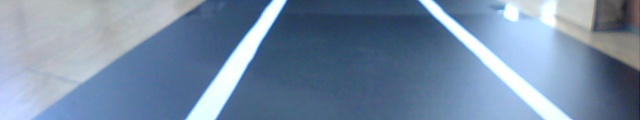
#> input picture Auto_Car_project/left_cropped.jpg, 640 x 120 px, found by its file name
$ python test.py
#> lines starting #> are read from the running program, lines starting #| are printed output that depends on the picture; after the words box and inside, x2 and y2 are one past the last pixel; in counts of white or black regions, pixels touching at a corner belong together
### Auto_Car_project/Lane_recognition.py
import cv2
import numpy as np
import logging
import math
import datetime
import sys

show_image = False
class LaneRecognition(object):
    def __init__(self):
        self.curr_steering_angle = 90

    def get_lane(self, frame):
        show_image("orignal", frame)
        lane_lines, frame = detect_lane(frame)
        return lane_lines, frame

    def get_steering_angle(self, img_lane, lane_lines):
        if len(lane_lines) == 0:
            return 0, None
        new_steering_angle = compute_steering_angle(img_lane, lane_lines)
        self.curr_steering_angle = stabilize_steering_angle(self.curr_steering_angle, new_steering_angle, len(lane_lines))

        curr_heading_image = display_heading_line(img_lane, self.curr_steering_angle)
        show_image("heading", curr_heading_image)

        return self.curr_steering_angle, curr_heading_image

############################
# Frame processing steps
############################
def detect_lane(frame):
    logging.debug('detecting lane lines...')
    edges = detect_edges(frame)
    show_image('edges', edges)

    line_segments = detect_line_segments(edges)
    line_segment_image = display_lines(frame, line_segments)
    show_image("line segments", line_segment_image)

    lane_lines = average_slope_intercept(frame, line_segments)
    lane_lines_image = display_lines(frame, lane_lines)
    show_image("lane lines images", lane_lines_image)

    return lane_lines, lane_lines_image


def detect_edges(frame):
    # Convert to HSV color space
    hsv = cv2.cvtColor(frame, cv2.COLOR_BGR2HSV)

    # Apply Gaussian Blur to smooth out the image
    # This helps in reducing noise and improve edge detection
    # kernel size is (5, 5) and sigmaX is 0 - letting OpenCV decide the optimal value
    blurred = cv2.GaussianBlur(hsv, (5, 5), 0)

    # Adjust the lower and upper bounds for white color detection
    # Lower saturation to potentially include more variations of white
    lower_white = np.array([0, 0, 180])
    upper_white = np.array([180, 30, 255])

    # Apply the mask on the blurred image
    mask = cv2.inRange(blurred, lower_white, upper_white)

    # Detect edges using Canny edge detector
    edges = cv2.Canny(mask, 200, 400)

    return edges


def detect_line_segments(edges):
    # tuning min_threshold, minLineLength, maxLineGap is a trial and error process by hand
    rho = 1  # precision in pixel, i.e. 1 pixel
    angle = np.pi / 180  # degree in radian, i.e. 1 degree
    min_threshold = 10  # minimal of votes
    line_segments = cv2.HoughLinesP(edges, rho, angle, min_threshold, np.array([]), minLineLength=15,
                                    maxLineGap=4)

    if line_segments is not None:
        for line_segment in line_segments:
            logging.debug('detected line_segment:')
            logging.debug("%s of length %s" % (line_segment, length_of_line_segment(line_segment[0])))

    return line_segments


def average_slope_intercept(frame, line_segments):
    lane_lines = []
    if line_segments is None:
        logging.info('No line_segment segments detected')
        return lane_lines

    height, width, _ = frame.shape
    left_fit = []
    right_fit = []

    boundary = 1 / 2
    left_region_boundary = width * (1 - boundary)  # left lane line segment should be on left 2/3 of the screen
    right_region_boundary = width * boundary  # right lane line segment should be on left 2/3 of the screen

    for line_segment in line_segments:
        for x1, y1, x2, y2 in line_segment:
            if x1 == x2:
                logging.info('skipping vertical line segment (slope=inf): %s' % line_segment)
                continue
            fit = np.polyfit((x1, x2), (y1, y2), 1)
            slope = fit[0]
            intercept = fit[1]
            if slope < 0:
                if x1 < left_region_boundary and x2 < left_region_boundary:
                    # left_fit.append((slope, intercept))
                    if slope < -0.75:
                        # print("left points:", x1, x2, y1, y2)
                        # print("left slope", slope, "intercepts:", intercept)
                        left_fit.append((slope, intercept))
            else:
                if x1 > right_region_boundary and x2 > right_region_boundary:
                    # right_fit.append((slope, intercept))
                    if slope > 0.75:
                        # print("right points:", x1, x2, y1, y2)
                        # print("right slope", slope, "intercepts:", intercept)
                        right_fit.append((slope, intercept))

    left_fit_average = np.average(left_fit, axis=0)
    if len(left_fit) > 0:
        lane_lines.append(make_points(frame, left_fit_average))

    right_fit_average = np.average(right_fit, axis=0)
    if len(right_fit) > 0:
        lane_lines.append(make_points(frame, right_fit_average))

    logging.debug('lane lines: %s' % lane_lines)  # [[[316, 720, 484, 432]], [[1009, 720, 718, 432]]]

    return lane_lines


def compute_steering_angle(frame, lane_lines):
    if len(lane_lines) == 0:
        logging.info('No lane lines detected, do nothing')
        return -90

    height, width, _ = frame.shape
    if len(lane_lines) == 1:
        logging.debug('Only detected one lane line, just follow it. %s' % lane_lines[0])
        x1, _, x2, _ = lane_lines[0][0]
        x_offset = x2 - x1
    else:
        _, _, left_x2, _ = lane_lines[0][0]
        _, _, right_x2, _ = lane_lines[1][0]
        camera_mid_offset_percent = 0.0  # 0.0 means car pointing to center, -0.03: car is centered to left, +0.03 means car pointing to right
        mid = int(width / 2 * (1 + camera_mid_offset_percent))
        x_offset = (left_x2 + right_x2) / 2 - mid

    # find the steering angle, which is angle between navigation direction to end of center line
    y_offset = int(height / 2)

    angle_to_mid_radian = math.atan(x_offset / y_offset)  # angle (in radian) to center vertical line
    angle_to_mid_deg = int(angle_to_mid_radian * 180.0 / math.pi)  # angle (in degrees) to center vertical line
    steering_angle = angle_to_mid_deg + 90  # this is the steering angle needed by picar front wheel

    logging.debug('new steering angle: %s' % steering_angle)
    return steering_angle


def stabilize_steering_angle(curr_steering_angle, new_steering_angle, num_of_lane_lines,
                             max_angle_deviation_two_lines=5, max_angle_deviation_one_lane=1):
    if num_of_lane_lines == 2:
        # if both lane lines detected, then we can deviate more
        max_angle_deviation = max_angle_deviation_two_lines
    else:
        # if only one lane detected, don't deviate too much
        max_angle_deviation = max_angle_deviation_one_lane

    angle_deviation = new_steering_angle - curr_steering_angle
    if abs(angle_deviation) > max_angle_deviation:
        stabilized_steering_angle = int(curr_steering_angle
                                        + max_angle_deviation * angle_deviation / abs(angle_deviation))
    else:
        stabilized_steering_angle = new_steering_angle
    logging.info('Proposed angle: %s, stabilized angle: %s' % (new_steering_angle, stabilized_steering_angle))
    return stabilized_steering_angle


def display_lines(frame, lines, line_color=(0, 255, 0), line_width=10):
    line_image = np.zeros_like(frame)
    if lines is not None:
        for line in lines:
            for x1, y1, x2, y2 in line:
                cv2.line(line_image, (x1, y1), (x2, y2), line_color, line_width)
    line_image = cv2.addWeighted(frame, 0.8, line_image, 1, 1)
    return line_image


def display_heading_line(frame, steering_angle, line_color=(0, 0, 255), line_width=5, ):
    heading_image = np.zeros_like(frame)
    height, width, _ = frame.shape

    # Note: the steering angle of:
    # 0-89 degree: turn left
    # 90 degree: going straight
    # 91-180 degree: turn right
    steering_angle_radian = steering_angle / 180.0 * math.pi
    x1 = int(width / 2)
    y1 = height
    x2 = int(x1 - height / 2 / math.tan(steering_angle_radian))
    y2 = int(height / 2)

    cv2.line(heading_image, (x1, y1), (x2, y2), line_color, line_width)
    heading_image = cv2.addWeighted(frame, 0.8, heading_image, 1, 1)

    return heading_image


def length_of_line_segment(line):
    x1, y1, x2, y2 = line
    return math.sqrt((x2 - x1) ** 2 + (y2 - y1) ** 2)


def show_image(title, frame, show=show_image):
    if show:
        cv2.imshow(title, frame)


def make_points(frame, line):
    height, width, _ = frame.shape
    slope, intercept = line
    y1 = height  # bottom of the frame
    y2 = int(y1 * 1 / 2)  # make points from middle of the frame down

    # bound the coordinates within the frame
    x1 = max(-width, min(2 * width, int((y1 - intercept) / slope)))
    x2 = max(-width, min(2 * width, int((y2 - intercept) / slope)))
    return [[x1, y1, x2, y2]]

# [5 lines left out: function process_frame, not called in this run]

### Auto_Car_project/test.py
import cv2
from Lane_recognition import *
from matplotlib import pyplot as plt

def test_lane_recognition(image_path):
    # 이미지 불러오기
    frame = cv2.imread(image_path)
#> frame is the input picture: shape (120, 640, 3); mean B, G, R 165.4, 139.8, 118.5
    if frame is None:
        print("Image not found or unable to read.")
        return

    # LaneRecognition 인스턴스 생성 및 메서드 호출
    lane_recognition = LaneRecognition()
    lane_lines, processed_frame = lane_recognition.get_lane(frame)
#> in detect_edges, `hsv = cv2.cvtColor(frame, cv2.COLOR_BGR2HSV)`: hsv: shape (120, 640, 3); mean H, S, V 103.1, 81.7, 165.7
#> in detect_edges, `blurred = cv2.GaussianBlur(hsv, (5, 5), 0)`: blurred: shape (120, 640, 3); mean H, S, V 103.1, 81.7, 165.7
#> in detect_edges, `mask = cv2.inRange(blurred, lower_white, upper_white)`:
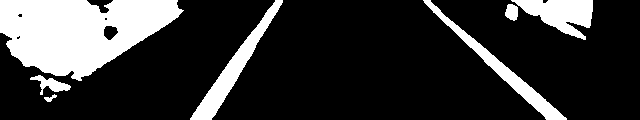
#> mask: shape (120, 640); 20.8% white; 7 white regions, largest, box (x1, y1, x2, y2) and area: (0, 0, 184, 81) 9760, (190, 0, 283, 120) 2022, (423, 0, 567, 120) 1818
#> in detect_edges, `edges = cv2.Canny(mask, 200, 400)`:
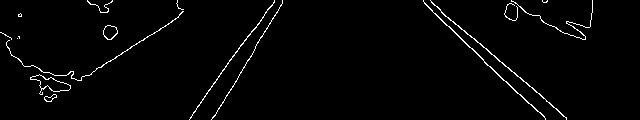
#> edges: shape (120, 640); 2% white in thin lines or dots
#> in detect_line_segments, `line_segments = cv2.HoughLinesP(edges, rho, angle, min_threshold, np.a..`: line_segments = 28 rows, first 6: [441, 12, 560, 112], [212, 118, 230, 89], [197, 106, 254, 28], [520, 94, 545, 118], [160, 28, 179, 15], [122, 52, 171, 22]
#> the loop in detect_line_segments, `for line_segment in line_segments:` made 28 passes
#> (x1 in length_of_line_segment, y1 in length_of_line_segment, x2 in length_of_line_segment, y2 in length_of_line_segment) on passes 1 to 12: (441, 12, 560, 112), (212, 118, 230, 89), (197, 106, 254, 28), (520, 94, 545, 118), (160, 28, 179, 15), (122, 52, 171, 22), (262, 36, 282, 1), (53, 91, 69, 89), (424, 3, 469, 47), (566, 21, 588, 27), (41, 71, 60, 75), (254, 49, 269, 23)
#> the loop in display_lines, `for line in lines:` made 28 passes
#> in display_lines, `line_image = cv2.addWeighted(frame, 0.8, line_image, 1, 1)`:
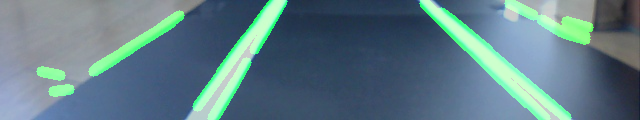
#> line_image: shape (120, 640, 3); mean B, G, R 133.3, 124.1, 95.8
#> the loop in average_slope_intercept, `for line_segment in line_segments:` made 28 passes
#> after the loop in average_slope_intercept, `for line_segment in line_segments:`: left_fit = [(-1.61, 459.6), (-1.37, 375.6), (-1.75, 494.5), (-1.73, 489.3), (-1.37, 377.7), (-1.8, 504.8), (-1.36, 374.5), (-1.36, 372.2), (-1.7, 480.5)]; right_fit = [(0.84, -358.6), (0.96, -405.2), (0.978, -411.6), (1, -423), (1, -425), (1, -424), (0.825, -352.6), (0.8, -335.8)]
#> in average_slope_intercept, `left_fit_average = np.average(left_fit, axis=0)`: left_fit_average = [-1.56, 436.5]
#> in make_points, `slope, intercept = line`: slope = -1.56; intercept = 436.5
#> in make_points, `x1 = max(-width, min(2 * width, int((y1 - intercept) / slope)))`: x1 = 202
#> in make_points, `x2 = max(-width, min(2 * width, int((y2 - intercept) / slope)))`: x2 = 240
#> in average_slope_intercept, `right_fit_average = np.average(right_fit, axis=0)`: right_fit_average = [0.925, -392]
#> in detect_lane, `lane_lines = average_slope_intercept(frame, line_segments)`: lane_lines = [[[202, 120, 240, 60]], [[553, 120, 488, 60]]]
#> call 2 of display_lines, with line_color = (0, 255, 0), line_width = 10
#> the loop in display_lines (call 2), `for line in lines:` made 2 passes
#> after the loop in display_lines (call 2), `for line in lines:`:
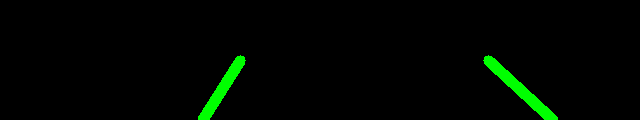
#> line_image: shape (120, 640, 3); mean B, G, R 0, 6.1, 0
#> in display_lines (call 2), `line_image = cv2.addWeighted(frame, 0.8, line_image, 1, 1)`:
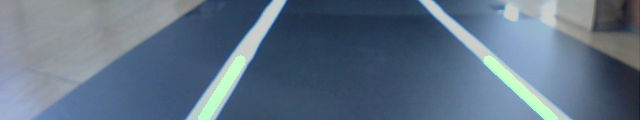
#> line_image: shape (120, 640, 3); mean B, G, R 133.3, 114, 95.8
#> lane_lines = [[[202, 120, 240, 60]], [[553, 120, 488, 60]]]
    steering_angle, heading_image = lane_recognition.get_steering_angle(processed_frame, lane_lines)
#> in compute_steering_angle, `_, _, left_x2, _ = lane_lines[0][0]`: left_x2 = 240
#> in compute_steering_angle, `_, _, right_x2, _ = lane_lines[1][0]`: right_x2 = 488
#> in compute_steering_angle, `x_offset = (left_x2 + right_x2) / 2 - mid`: x_offset = 44
#> in compute_steering_angle, `angle_to_mid_radian = math.atan(x_offset / y_offset)`: angle_to_mid_radian = 0.633
#> in compute_steering_angle, `angle_to_mid_deg = int(angle_to_mid_radian * 180.0 / math.pi)`: angle_to_mid_deg = 36
#> in compute_steering_angle, `steering_angle = angle_to_mid_deg + 90`: steering_angle = 126
#> in stabilize_steering_angle, `angle_deviation = new_steering_angle - curr_steering_angle`: angle_deviation = 36
#> in stabilize_steering_angle, `stabilized_steering_angle = int(curr_steering_angle + max_angle_deviat..`: stabilized_steering_angle = 95
#> in display_heading_line, `steering_angle_radian = steering_angle / 180.0 * math.pi`: steering_angle_radian = 1.66
#> in display_heading_line, `x2 = int(x1 - height / 2 / math.tan(steering_angle_radian))`: x2 = 325
#> in display_heading_line, `heading_image = cv2.addWeighted(frame, 0.8, heading_image, 1, 1)`:
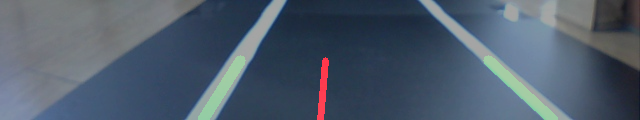
#> heading_image: shape (120, 640, 3); mean B, G, R 107.6, 92.2, 78.8
#> steering_angle = 95

    # 결과 이미지 시각화
    plt.figure(figsize=(10, 5))
    plt.subplot(1, 2, 1)
    plt.imshow(cv2.cvtColor(frame, cv2.COLOR_BGR2RGB))
    plt.title('Original Image')

    plt.subplot(1, 2, 2)
    if heading_image is not None:
        plt.imshow(cv2.cvtColor(heading_image, cv2.COLOR_BGR2RGB))
        plt.title(f'Heading Image with Steering Angle: {steering_angle}')
    else:
        print("No heading image generated.")
    plt.show()
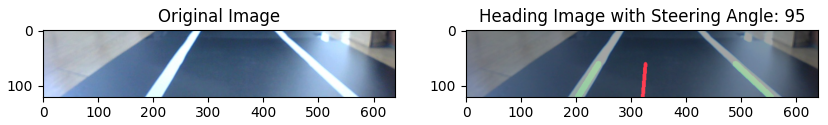
#> figure drawn by matplotlib, 2 panels

# 실제 이미지 파일 경로로 변경해야 함
test_image_path = r'C:\Auto_Car\Auto_Car_project\left_cropped.jpg'
test_lane_recognition(test_image_path)
